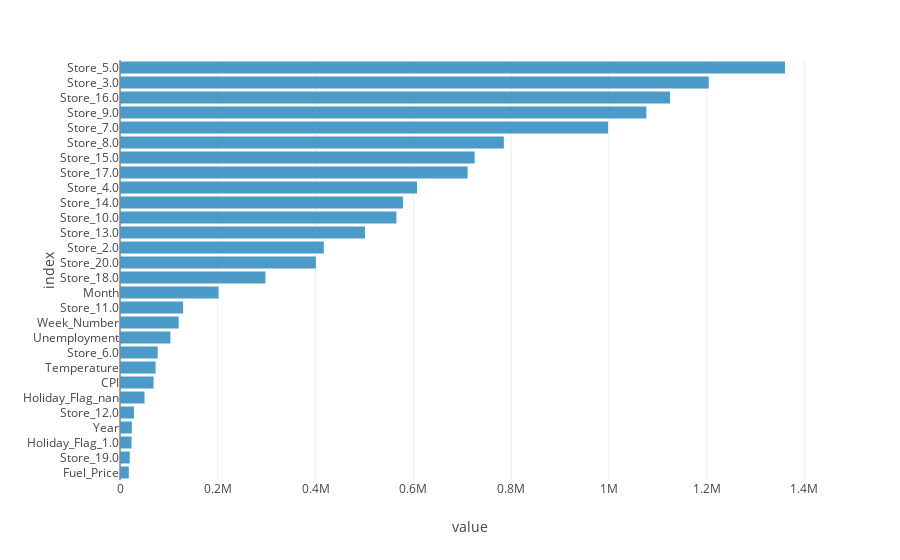

Write notebook code for a chart like this one.
### Code cell
# Plot coefficients
fig = px.bar(feature_importance, orientation = 'h')
fig.update_layout(showlegend = False, 
                  margin = {'l': 120} # to avoid cropping of column names
                 )
fig.show()

### Figure 1 — Plotly figure (JSON) as saved in the notebook; plotly's stock layout.template omitted (floating-point values rounded to 4 significant figures)
{"data": [{"alignmentgroup": "True", "hovertemplate": "variable=coefficients<br>value=%{x}<br>index=%{y}<extra></extra>", "legendgroup": "coefficients", "marker": {"color": "#4B9AC7", "pattern": {"shape": ""}}, "name": "coefficients", "offsetgroup": "coefficients", "orientation": "h", "showlegend": true, "textposition": "auto", "type": "bar", "x": [18000.0, 19910.0, 23610.0, 24170.0, 28520.0, 50150.0, 68660.0, 72780.0, 77090.0, 103000.0, 120000.0, 129000.0, 201600.0, 297500.0, 400600.0, 416900.0, 501000.0, 565300.0, 578700.0, 607500.0, 711000.0, 725400.0, 785200.0, 998400.0, 1077000.0, 1125000.0, 1204000.0, 1360000.0], "xaxis": "x", "y": ["Fuel_Price", "Store_19.0", "Holiday_Flag_1.0", "Year", "Store_12.0", "Holiday_Flag_nan", "CPI", "Temperature", "Store_6.0", "Unemployment", "Week_Number", "Store_11.0", "Month", "Store_18.0", "Store_20.0", "Store_2.0", "Store_13.0", "Store_10.0", "Store_14.0", "Store_4.0", "Store_17.0", "Store_15.0", "Store_8.0", "Store_7.0", "Store_9.0", "Store_16.0", "Store_3.0", "Store_5.0"], "yaxis": "y"}], "layout": {"barmode": "relative", "legend": {"title": {"text": "variable"}, "tracegroupgap": 0}, "margin": {"l": 120, "t": 60}, "showlegend": false, "xaxis": {"anchor": "y", "domain": [0, 1], "title": {"text": "value"}}, "yaxis": {"anchor": "x", "domain": [0, 1], "title": {"text": "index"}}}}
